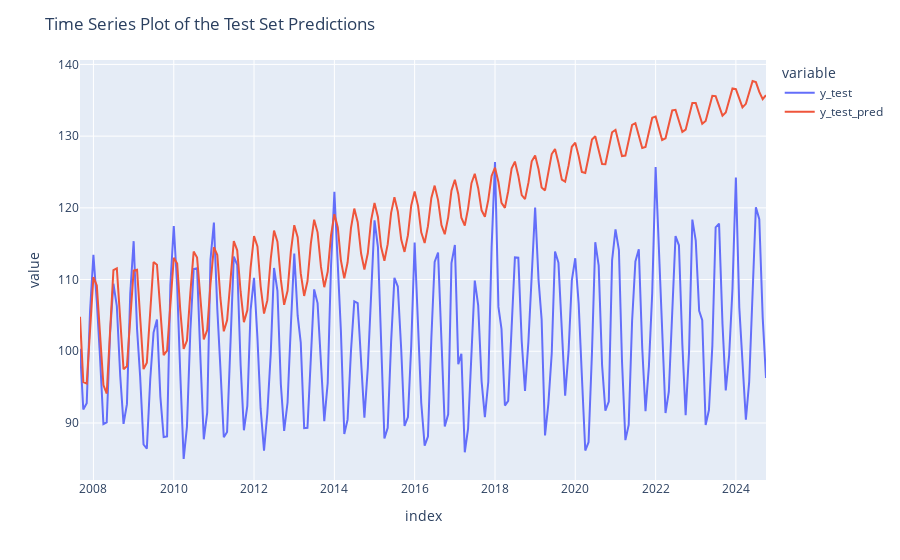

Notebook source saved alongside this figure:
### Code cell
# Time series plot of the test set prediction
fig = px.line(
    df_test_mae,
    labels = {"Value": "IPG2211A2N"}
)
fig.update_layout(title = "Time Series Plot of the Test Set Predictions")
fig.show()

### Figure 1 — Plotly figure (JSON) as saved in the notebook; plotly's stock layout.template omitted (floating-point values rounded to 4 significant figures; data arrays with more than 128 entries replaced by an {"elided": "..."} marker saying what was removed)
{"data": [{"hovertemplate": "variable=y_test<br>index=%{x}<br>value=%{y}<extra></extra>", "legendgroup": "y_test", "line": {"color": "#636efa", "dash": "solid"}, "marker": {"symbol": "circle"}, "mode": "lines", "name": "y_test", "orientation": "v", "showlegend": true, "type": "scatter", "x": {"elided": "206 str values"}, "xaxis": "x", "y": {"elided": "206 float values"}, "yaxis": "y"}, {"hovertemplate": "variable=y_test_pred<br>index=%{x}<br>value=%{y}<extra></extra>", "legendgroup": "y_test_pred", "line": {"color": "#EF553B", "dash": "solid"}, "marker": {"symbol": "circle"}, "mode": "lines", "name": "y_test_pred", "orientation": "v", "showlegend": true, "type": "scatter", "x": {"elided": "206 str values"}, "xaxis": "x", "y": {"elided": "206 float values"}, "yaxis": "y"}], "layout": {"autosize": true, "legend": {"title": {"text": "variable"}, "tracegroupgap": 0}, "margin": {"t": 60}, "title": {"text": "Time Series Plot of the Test Set Predictions"}, "xaxis": {"anchor": "y", "autorange": true, "domain": [0, 1], "range": ["2007-09-01", "2024-10-01"], "title": {"text": "index"}, "type": "date"}, "yaxis": {"anchor": "x", "autorange": true, "domain": [0, 1], "range": [82.05, 140.6], "title": {"text": "value"}, "type": "linear"}}}
